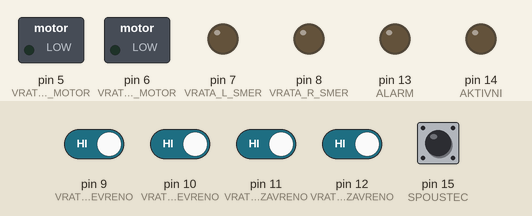
A sketch run on a simulated Arduino Nano, built with avr-gcc and run on an emulated ATmega328P. Parts: switched loads named in the sketch (green lamp = pin HIGH), output pins drawn as LEDs (lit = HIGH). Inputs (shaded band) come from the test bench; at power-on: pin 9 (VRATA_L_SENSOR_OTEVRENO), pin 10 (VRATA_R_SENSOR_OTEVRENO), pin 11 (VRATA_L_SENSOR_ZAVRENO), pin 12 (VRATA_R_SENSOR_ZAVRENO), pin 15 (SPOUSTEC) HIGH.

Above: at 1.2 s.
1.3 s: pin 15 (SPOUSTEC) pulled LOW for 0.15 s
At 2.6 s:
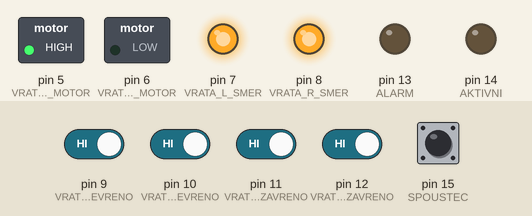
3.0 s: pin 15 (SPOUSTEC) pulled LOW for 1 s
At 4.8 s:
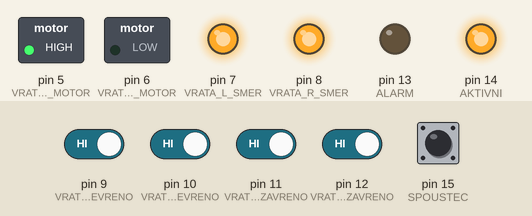
5.5 s: pin 9 (VRATA_L_SENSOR_OTEVRENO) driven LOW
At 5.8 s:
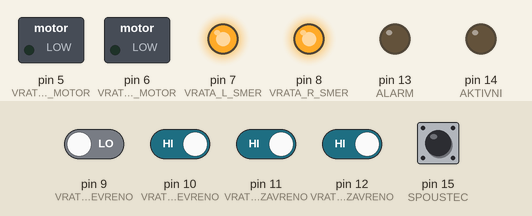
7.0 s: pin 15 (SPOUSTEC) pulled LOW for 0.15 s
At 8.1 s:
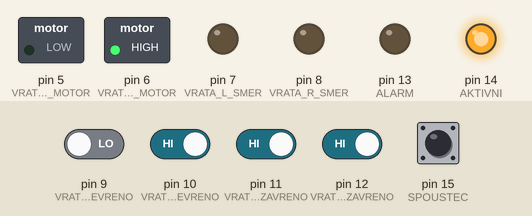
8.7 s: pin 15 (SPOUSTEC) pulled LOW for 0.15 s
At 9.6 s:
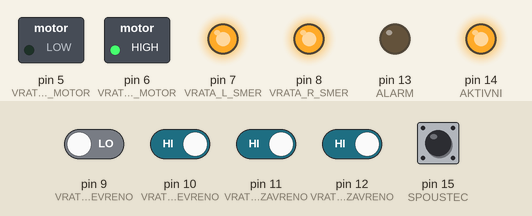
10.4 s: pin 15 (SPOUSTEC) pulled LOW for 1 s
At 11.0 s:
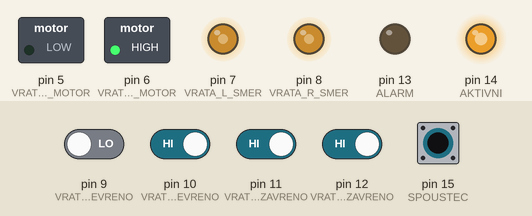
Timing chart, 0 to 13.4 s (numbered marks = the images above; inputs shaded):
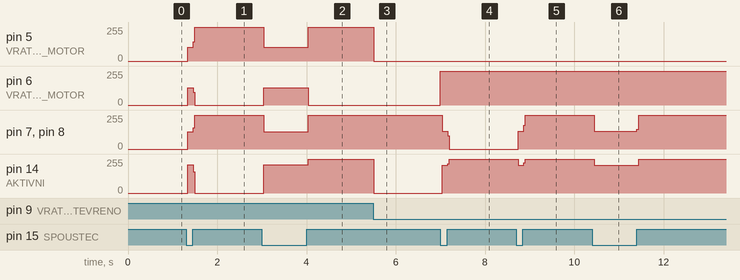

The sketch:

ino-vrata.ino
```cpp
/*
 * ino-vrata
 * Ondrej Mecl, Ludek Mecl
 * Arduino Nano
 */

/*
 * Konstanty
 */

// piny
#define VRATA_L_MOTOR 5 // Levy motor
#define VRATA_R_MOTOR 6 // Pravy motor
#define VRATA_L_SMER 7 // Levy motor smer
#define VRATA_R_SMER 8 // Pravy motor smer
#define VRATA_L_SENSOR_OTEVRENO 9 // Levy sensor otevreno
#define VRATA_R_SENSOR_OTEVRENO 10 // Pravy sensor otevreno
#define VRATA_L_SENSOR_ZAVRENO 11  // Levy sensor zavreno
#define VRATA_R_SENSOR_ZAVRENO 12  // Pravy sensor zavreno
#define ALARM 13 // Houkacka
#define AKTIVNI 14 // Svetlo nad vraty
#define SPOUSTEC 15 // Spousteci signal

// dvere
#define VRATA_L 0
#define VRATA_R 1

// stavy dveri
#define STAV_NEZNAMO 0
#define STAV_OTEVRENO 1
#define STAV_ZAVRENO 2

// smery
#define SMER_OTEVRIT HIGH
#define SMER_ZAVRIT LOW

// casy
#define ZDRZENI_MS 15000
#define ZDRZENI_POJISTKA_L_MS 5000
#define ZDRZENI_POJISTKA_R_MS 3000
#define BEEP_POCET 3
#define BEEP_CAS_MS 100
#define BEEP_CAS_CEKANI_MS 300

/*
 * Globalni promenne
 */

bool otevrit = true;

/*
 * Funkce
 */

int stavVrat(int vrata)
{
    if (vrata == VRATA_L)
    {
        if (digitalRead(VRATA_L_SENSOR_OTEVRENO) == LOW)
        {
            return STAV_OTEVRENO;
        }
        else if (digitalRead(VRATA_L_SENSOR_ZAVRENO) == LOW)
        {
            return STAV_ZAVRENO;
        }
        else
        {
            return STAV_NEZNAMO;
        }
    }
    else if (vrata == VRATA_R)
    {
        if (digitalRead(VRATA_R_SENSOR_OTEVRENO) == LOW)
        {
            return STAV_OTEVRENO;
        }
        else if (digitalRead(VRATA_R_SENSOR_ZAVRENO) == LOW)
        {
            return STAV_ZAVRENO;
        }
        else
        {
            return STAV_NEZNAMO;
        }
    }
    return NULL;
}

void beep() // trikrat pipne
{
    for (int i = 0; i < BEEP_POCET; i++) {
        digitalWrite(ALARM, HIGH);
        delay(BEEP_CAS_MS);
        digitalWrite(ALARM, LOW);
        delay(BEEP_CAS_CEKANI_MS);
    }
}

/*
 * Nastaveni
 */

void setup()
{
    /*
     * NASTAVENI PINU
     */

    // INPUT_PULLUP
    pinMode(VRATA_L_SENSOR_OTEVRENO, INPUT_PULLUP);
    pinMode(VRATA_R_SENSOR_OTEVRENO, INPUT_PULLUP);
    pinMode(VRATA_L_SENSOR_ZAVRENO, INPUT_PULLUP);
    pinMode(VRATA_R_SENSOR_ZAVRENO, INPUT_PULLUP);
    pinMode(SPOUSTEC, INPUT_PULLUP);

    // OUTPUT
    pinMode(VRATA_L_MOTOR, OUTPUT);
    pinMode(VRATA_R_MOTOR, OUTPUT);
    pinMode(VRATA_L_SMER, OUTPUT);
    pinMode(VRATA_R_SMER, OUTPUT);
    pinMode(ALARM, OUTPUT);
    pinMode(AKTIVNI, OUTPUT);
}

/*
 * Hlavni loop
 */

void loop()
{
    while (digitalRead(SPOUSTEC) != LOW); // pocka na spusteni
    digitalWrite(AKTIVNI, HIGH);
    if (otevrit)
    {
        int zdrzeni = ZDRZENI_MS; // zdrzeni praveho kridla pred levym 15s
        // zmenit oboum kridlum smery
        digitalWrite(VRATA_L_SMER, SMER_OTEVRIT);
        digitalWrite(VRATA_R_SMER, SMER_OTEVRIT);
        bool hotovoL = false;
        bool hotovoR = false;
        if (stavVrat(VRATA_L) == STAV_ZAVRENO && stavVrat(VRATA_R) != STAV_ZAVRENO)
        { // POJISTKA: pokud je leve kridlo jiz zavrene a prave ne, nechat prave na 3 sekundy otevirat, aby se predeslo zniceni hran
            digitalWrite(VRATA_R_SMER, SMER_OTEVRIT);
            int r_cas = ZDRZENI_POJISTKA_R_MS;
            for (;;)
            {
                if (r_cas != 0 && stavVrat(VRATA_L) != STAV_OTEVRENO)
                {
                    digitalWrite(VRATA_L_MOTOR, HIGH);
                    r_cas -= 10;
                }
                else
                {
                    digitalWrite(VRATA_L_MOTOR, LOW);
                    break;
                }
                if (digitalRead(SPOUSTEC) == LOW)
                { // Pokud je stisknut spoustec pri prubehu pojistky, terminovat pojistku i nasledujici smycku
                    hotovoL = true;
                    hotovoR = true;
                    break;
                }
            }
            digitalWrite(VRATA_R_SMER, SMER_ZAVRIT);
        }
        for (;;) // terminovatelna nekonecna smycka pro kontrolu vrat
        {
            if (!hotovoL && stavVrat(VRATA_L) != STAV_OTEVRENO) // pokud leve kridlo neni otevrene, otevirat, pokud ano tak prestat
            {
                digitalWrite(VRATA_L_MOTOR, HIGH);
            }
            else
            {
                digitalWrite(VRATA_L_MOTOR, LOW);
                hotovoL = true;
            }
            if (!hotovoR && ((zdrzeni == 0 || hotovoL) && stavVrat(VRATA_R) != STAV_OTEVRENO)) // pokud prave kridlo jiz nema zdrzeni a neni otevrene, otevirat, jinak prestat
            {
                digitalWrite(VRATA_R_MOTOR, HIGH);
            }
            else
            {
                digitalWrite(VRATA_R_MOTOR, LOW);
                hotovoR = true;
            }
            if (digitalRead(SPOUSTEC) == LOW || (hotovoL && hotovoR)) // pokud nekdo stisknul spoustec nebo jiz jsou obe kridla otevrena tak terminovat smycku
            {
                break;
            }
            // pocka a odecte 10 milisekund ze zdrzeni
            delay(10);
            if (zdrzeni != 0)
            {
                zdrzeni -= 10;
            }
        }
        otevrit = false; // zmeni smer dalsiho spusteni na zavirani
    } else {
        int zdrzeni = ZDRZENI_MS; // zdrzeni leveho kridla pred pravym 15s
        // zmenit oboum kridlum smery
        digitalWrite(VRATA_L_SMER, SMER_ZAVRIT);
        digitalWrite(VRATA_R_SMER, SMER_ZAVRIT);
        bool hotovoL = false;
        bool hotovoR = false;
        if (stavVrat(VRATA_L) == STAV_ZAVRENO && stavVrat(VRATA_R) != STAV_ZAVRENO)
        { // POJISTKA: pokud je leve kridlo jiz zavrene a prave ne, nechat obe otevirat tak, aby se predeslo zniceni hran
            digitalWrite(VRATA_L_SMER, SMER_OTEVRIT);
            digitalWrite(VRATA_R_SMER, SMER_OTEVRIT);
            int l_cas = ZDRZENI_POJISTKA_L_MS;
            int r_cas = ZDRZENI_POJISTKA_R_MS;
            for (;;)
            {
                if (l_cas != 0 && stavVrat(VRATA_L) != STAV_OTEVRENO)
                {
                    digitalWrite(VRATA_L_MOTOR, HIGH);
                    l_cas -= 10;
                }
                else
                {
                    digitalWrite(VRATA_L_MOTOR, LOW);
                }
                if (l_cas != 0 && stavVrat(VRATA_L) != STAV_OTEVRENO)
                {
                    digitalWrite(VRATA_L_MOTOR, HIGH);
                    l_cas -= 10;
                }
                else
                {
                    digitalWrite(VRATA_L_MOTOR, LOW);
                }
                if (l_cas == 0 && r_cas == 0)
                {
                    break;
                }
                if (digitalRead(SPOUSTEC) == LOW)
                { // Pokud je stisknut spoustec pri prubehu pojistky, terminovat pojistku i nasledujici smycku
                    hotovoL = true;
                    hotovoR = true;
                    break;
                }
            }
            digitalWrite(VRATA_L_SMER, SMER_ZAVRIT);
            digitalWrite(VRATA_R_SMER, SMER_ZAVRIT);
        }
        for (;;) // terminovatelna nekonecna smycka pro kontrolu vrat
        {
            if (!hotovoL && ((zdrzeni == 0 || hotovoR) && stavVrat(VRATA_L) != STAV_ZAVRENO)) // pokud leve kridlo jiz nema zdrzeni a neni zavrene, zavirat, jinak prestat
            {
                digitalWrite(VRATA_L_MOTOR, HIGH);
            }
            else
            {
                digitalWrite(VRATA_L_MOTOR, LOW);
                hotovoL = true;
            }
            if (!hotovoR && stavVrat(VRATA_R) != STAV_ZAVRENO) // pokud prave kridlo neni zavrene, zavirat, pokud ano tak prestat
            {
                digitalWrite(VRATA_R_MOTOR, HIGH);
            }
            else
            {
                digitalWrite(VRATA_R_MOTOR, LOW);
                hotovoR = true;
            }
            if (digitalRead(SPOUSTEC) == LOW || (hotovoL && hotovoR)) // pokud nekdo stisknul spoustec nebo jiz jsou obe kridla otevrena tak terminovat smycku
            {
                break;
            }
            // pocka a odecte 10 milisekund ze zdrzeni
            delay(10);
            if (zdrzeni != 0)
            {
                zdrzeni -= 10;
            }
        }
        otevrit = true; // zmeni smer dalsiho spusteni na zavirani
    }
    digitalWrite(AKTIVNI, LOW);
}
```

Measured:
- after the input at 1.3 s, pin 5 (VRATA_L_MOTOR): 0/255 → 105/255 at once, → 255/255 0.12 s later; pin 6 (VRATA_R_MOTOR): 0/255 → 129/255 at once, → 0/255 0.12 s later; pin 7 (VRATA_L_SMER), pin 8 (VRATA_R_SMER): 0/255 → 128/255 at once, → 255/255 0.12 s later; pin 14 (AKTIVNI): 0/255 → 211/255 at once, → 0/255 0.12 s later
- after the input at 3.0 s, pin 5 (VRATA_L_MOTOR): 255/255 → 105/255 at once, → 255/255 1.0 s later; pin 6 (VRATA_R_MOTOR): 0/255 → 129/255 at once, → 0/255 1.0 s later; pin 7 (VRATA_L_SMER), pin 8 (VRATA_R_SMER): 255/255 → 128/255 at once, → 255/255 1.0 s later; pin 14 (AKTIVNI): 0/255 → 211/255 at once, → 255/255 1.0 s later
- after the input at 5.5 s, pin 5 (VRATA_L_MOTOR), pin 14 (AKTIVNI): 255/255 → 0/255 at once
- after the input at 7.0 s, pin 6 (VRATA_R_MOTOR): 0/255 → 255/255 at once; pin 7 (VRATA_L_SMER), pin 8 (VRATA_R_SMER): 255/255 → 134/255 at once, → 0/255 0.12 s later; pin 14 (AKTIVNI): 0/255 → 209/255 at once, → 255/255 0.12 s later
- after the input at 8.7 s, pin 7 (VRATA_L_SMER), pin 8 (VRATA_R_SMER): 0/255 → 134/255 at once, → 255/255 0.12 s later; pin 14 (AKTIVNI): 255/255 → 209/255 at once, → 255/255 0.12 s later
- after the input at 10.4 s, pin 7 (VRATA_L_SMER), pin 8 (VRATA_R_SMER): 255/255 → 134/255 at once, → 255/255 0.96 s later; pin 14 (AKTIVNI): 255/255 → 209/255 at once, → 255/255 1.0 s later
